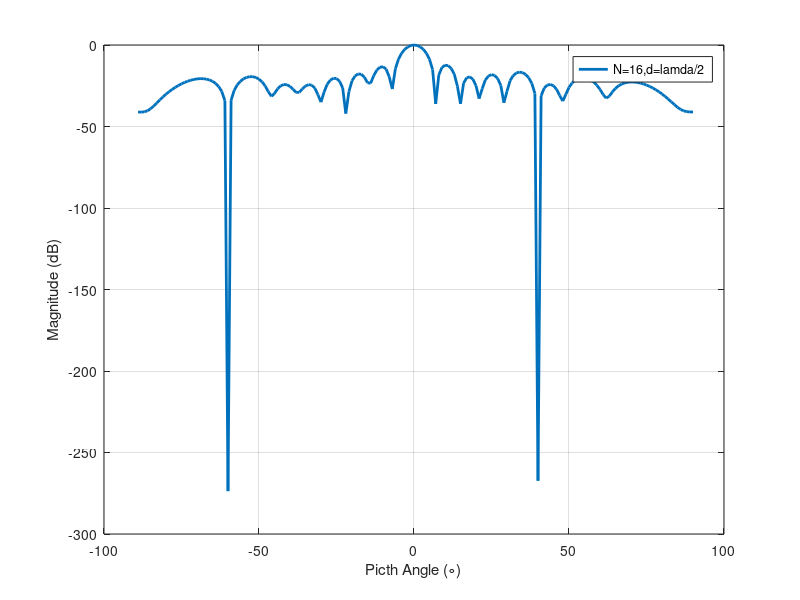

Here is the MATLAB script that generated this plot:
%% MNV criterion  MVDR beamforming
%% ��ʼ������ initial parameter
close all;clear all;clc;
source=1;           %��Դ  signal number
interference=2;     %����  interference number
N=16;               %array number     ��Ԫ��
theta_s=0;          %DOA of signal
theta_i=[-60 40];  %DOA of interference
ss=1024;            %snapshot  ������
snr=[-10 40 20];    %  SNR  �����
j=sqrt(-1);
%% �źŸ����� SIGNAL
% w=[pi/6 pi/6 pi/3 pi/4]';
% for m=1:4
%     S(m,:)=10.^(snr(m)/10)*exp(-j*w(m)*[0:ss-1]);        %3*1024
% end

for m=1:(source+interference)
    S(m,:) = 10.^(snr(m)/10)*(randn(1,ss)+j*randn(1,ss));         %Signal and interference
end
%% ��������  STEERING VECTOR

A_i=exp(-j*(0:N-1)'*pi*sin(theta_i/180*pi));%8*4
A_s=exp(-j*pi*(0:N-1)'*sin(theta_s*pi/180));%8*1�źŷ���40
A = [A_s A_i(:,1:interference)];
%% ����  NOISE
n=randn(N,ss)+j*randn(N,ss);

%% �۲��ź�  SIGNAL RECEIVED
X=A*S+n;

%% ����Э�������  COVIARIANCE MATRIX
R=X*X'/ss;
Inv_Rx = inv(R);
As = [A_s A_i(:,1:interference)];     %****
f = [1 0 0]';       %****
  W_opt=Inv_Rx*As*inv(As'*Inv_Rx*As)*f;%����Ȩֵ   
  W_opt=W_opt/sqrt(W_opt'*W_opt);%��һ��

%% ���з���ͼ  pattern

phi=-89:1:90;
a=exp(-j*pi*(0:N-1)'*sin(phi*pi/180));
F=W_opt'*a;
%figure();
%plot(phi,F);
G=abs(F).^2./max(abs(F).^2);
% G=abs(F).^2;
G_dB=10*log10(G);
%figure();
%plot(phi,G);legend('N=8,d=lamda/2');
figure();
plot(phi,G_dB,'linewidth',2);legend('N=16,d=lamda/2');
xlabel('Picth Angle (\circ)');ylabel('Magnitude (dB)');
grid on;
%axis([-90 90 -50 0]);